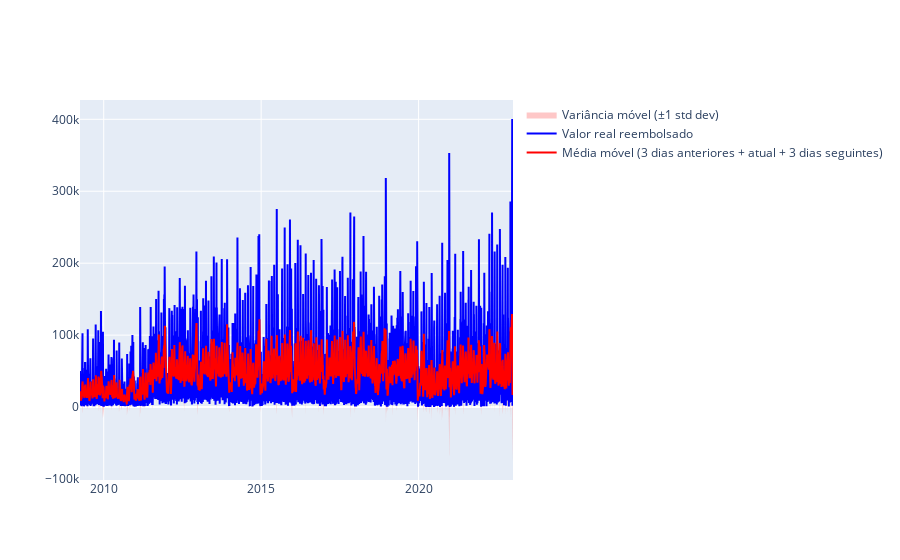

Write notebook code for a chart like this one.
### Code cell
fig = go.Figure()

# Add a shaded area for the variance (optional, showing ± one standard deviation)
fig.add_trace(
    go.Scatter(
        x=np.concatenate([df["DATA"], df["DATA"][::-1]]),
        y=np.concatenate(
            [
                (df["Rolling_Mean"] + df["Rolling_Std_Dev"]).fillna(0),
                (df["Rolling_Mean"] - df["Rolling_Std_Dev"]).fillna(0)[::-1],
            ]
        ),
        fill="toself",
        fillcolor="rgba(253, 143, 143, 0.5)",  # Light blue with transparency
        line=dict(color="rgba(255, 255, 255, 0.0)"),
        name="Variância móvel (±1 std dev)",
    )
)

# Add the main timeseries values
fig.add_trace(
    go.Scatter(
        x=df["DATA"],
        y=df["VALOR_REEMBOLSADO"],
        mode="lines",
        marker=dict(size=10, color="blue", symbol="circle"),
        line=dict(width=2, color="blue"),
        name="Valor real reembolsado",
    )
)

# Add a horizontal line for the rolling mean
fig.add_trace(
    go.Scatter(
        x=df["DATA"],
        y=df["Rolling_Mean"],
        mode="lines",
        name="Média móvel (3 dias anteriores + atual + 3 dias seguintes)",
        line=dict(color="red"),
    )
)

# Set chart layout
layout = go.Layout(
    title="Reimbursement by Year",
    titlefont=dict(size=24, color="darkblue"),
    xaxis=xaxis_layout,
    yaxis=yaxis_layout,
    hovermode="closest",
    plot_bgcolor="white",
)

fig.show()
# py.iplot({"data": [trace], "layout": layout})

### Figure 1 — Plotly figure (JSON) as saved in the notebook; plotly's stock layout.template omitted (floating-point values rounded to 4 significant figures; data arrays with more than 128 entries replaced by an {"elided": "..."} marker saying what was removed)
{"data": [{"fill": "toself", "fillcolor": "rgba(253, 143, 143, 0.5)", "line": {"color": "rgba(255, 255, 255, 0.0)"}, "name": "Variância móvel (±1 std dev)", "type": "scatter", "x": {"elided": "10046 str values"}, "y": {"elided": "10046 float values"}}, {"line": {"color": "blue", "width": 2}, "marker": {"color": "blue", "size": 10, "symbol": "circle"}, "mode": "lines", "name": "Valor real reembolsado", "type": "scatter", "x": {"elided": "5023 str values"}, "y": {"elided": "5023 float values"}}, {"line": {"color": "red"}, "mode": "lines", "name": "Média móvel (3 dias anteriores + atual + 3 dias seguintes)", "type": "scatter", "x": {"elided": "5023 str values"}, "y": {"elided": "5023 float values"}}], "layout": {}}
